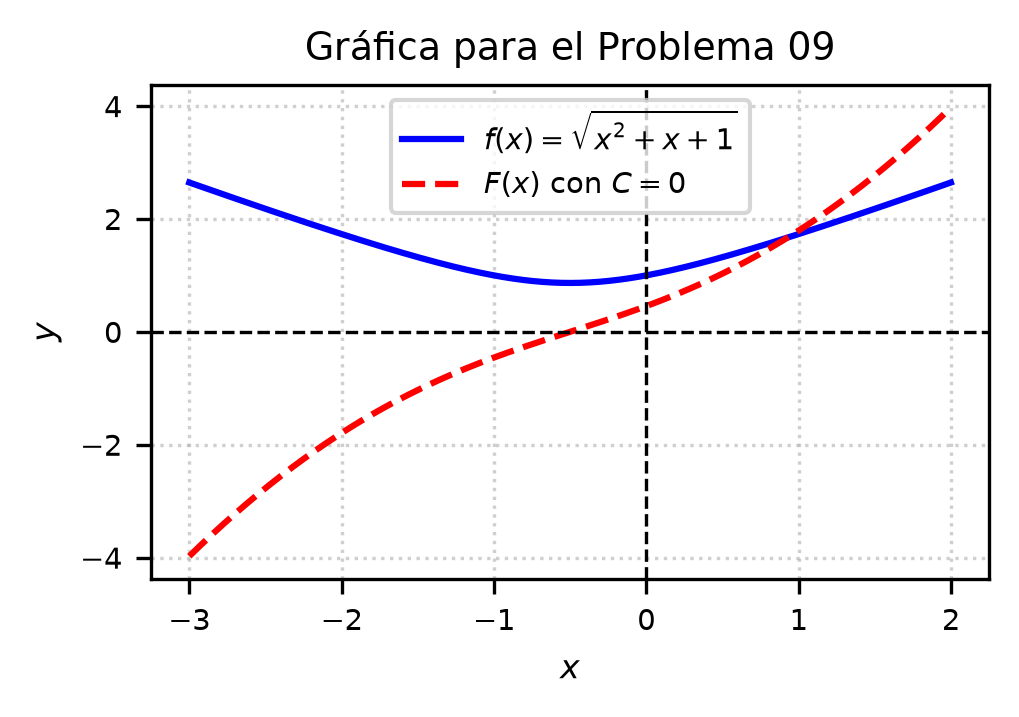

Here is the Python script that generated this plot:
import matplotlib
matplotlib.use('Agg')
import numpy as np
import matplotlib.pyplot as plt

# Definir la función y su antiderivada (con C = 0)
def f(x):
    return np.sqrt(x**2 + x + 1)

def F(x):
    term1 = ((2*x + 1) / 4) * np.sqrt(x**2 + x + 1)
    term2 = (3 / 8) * np.log(np.abs((2 * np.sqrt(x**2 + x + 1) + 2*x + 1) / np.sqrt(3)))
    return term1 + term2

# Rango de valores para x
x = np.linspace(-3, 2, 400)
y_integrando = f(x)
y_antiderivada = F(x)

# Configuración de la gráfica para formato IEEE (ancho de una columna)
plt.figure(figsize=(3.5, 2.5))

plt.plot(x, y_integrando, 'b-', label=r'$f(x) = \sqrt{x^2+x+1}$')
plt.plot(x, y_antiderivada, 'r--', label=r'$F(x)$ con $C=0$')

plt.axhline(0, color='black', linewidth=0.8, linestyle='--')
plt.axvline(0, color='black', linewidth=0.8, linestyle='--')

plt.title(r'Gráfica para el Problema 09', fontsize=9)
plt.xlabel(r'$x$', fontsize=8)
plt.ylabel(r'$y$', fontsize=8)
plt.legend(fontsize=7, loc='upper center')
plt.grid(True, linestyle=':', alpha=0.6)

plt.xticks(fontsize=7)
plt.yticks(fontsize=7)

plt.tight_layout()

plt.savefig(r'semana_05/graficas/SEM05_P09_grafica.png', dpi=300, bbox_inches='tight')
plt.close()
